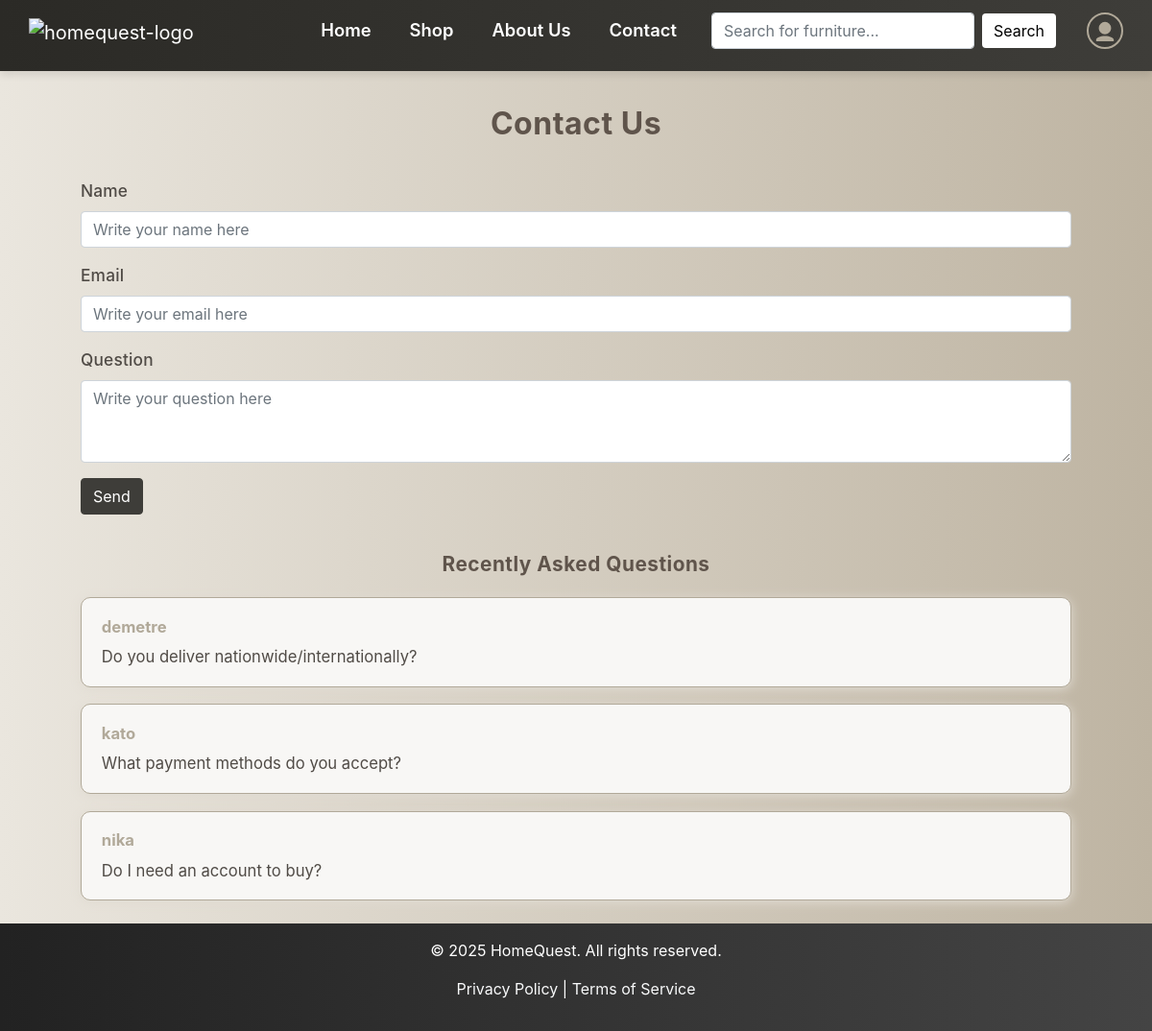
The app's page /contact with its own data.
### tables this page shows
CREATE TABLE contacts (
                id INTEGER PRIMARY KEY AUTOINCREMENT,
                name TEXT NOT NULL,
                email TEXT NOT NULL,
                question TEXT NOT NULL
            );

### main.py (the view)
@app.route('/contact')
def contact():
    conn = sqlite3.connect('HomeQuest.db')
    c = conn.cursor()
    c.execute('SELECT * FROM contacts')
    rows = c.fetchall()
    conn.close()
    questions = []
    for row in rows:
        questions.append({'id': row[0], 'name': row[1], 'email': row[2], 'question': row[3]})
    return render_template('contact.html', questions=questions)

### templates/contact.html (shortened to what this page needs)
<!doctype html>
<html lang="en">
<head>
    <link rel="stylesheet" href="https://cdn.jsdelivr.net/npm/bootstrap@4.4.1/dist/css/bootstrap.min.css"
>
</head>
<body>
{% include 'header.html' %}
<div class="content-wrapper">
    <div class="main-box">
        <h2 class="contact-title">Contact Us</h2>
        <form action="/add_question" method="POST">
            <div class="form-group">
                <label for="exampleFormControlInput1">Name</label>
                <input type="text" class="form-control" id="exampleFormControlInput1" name="name"
                       placeholder="Write your name here" required>
            </div>
            <div class="form-group">
                <label for="exampleFormControlInput2">Email</label>
                <input type="email" class="form-control" id="exampleFormControlInput2" name="mail"
                       placeholder="Write your email here" required>
            </div>
            <div class="form-group">
                <label for="exampleFormControlTextarea1">Question</label>
                <textarea class="form-control" id="exampleFormControlTextarea1" name="question" rows="3"
                          placeholder="Write your question here" required></textarea>
            </div>
            <button type="submit" class="btn btn-brown">Send</button>
        </form>
    </div>
    <div class="main-box faq-section">
        <h4 class="contact-title" style="font-size:1.3rem; margin-bottom:1em;">Recently Asked Questions</h4>
        <div class="accordion" id="faqAccordion">
            {% if questions %}
                {% for question in questions %}
                <div style="background:#f8f7f5; border:1.5px solid #b1a999; border-radius:10px; font-size:1.04rem; color:#504b46; margin-bottom:1.1rem; box-shadow:0 2px 12px #e0dbd2; padding:1.1rem 1.3rem;">
                    <strong style="color:#b1a999;">{{question['name']}}</strong>
                    <div style="margin-top: 0.4em;">{{question['question']}}</div>
                </div>
                {% endfor %}
            {% else %}
                <div class="alert alert-secondary" role="alert" style="color:#6b655c; background:#f8f7f5; border:1.5px solid #b1a999;">
                    No messages yet.
                </div>
            {% endif %}
        </div>
    </div>
</div>
<div class="footer-wrapper">
    {% include 'footer.html' %}
</div>
</body>
</html>

### templates/contact.html (style rules this page uses)
html, body { height: 100%; }
body { min-height: 100vh; display: flex; flex-direction: column; }
.content-wrapper { flex: 1 0 auto; }
.footer-wrapper { flex-shrink: 0; }
body { background: linear-gradient(to right, #eae6de, #beb4a2); font-family: 'Poppins', sans-serif; color: #504b46; min-height: 100vh; }
.main-box { width: 86%; margin-left: 7%; margin-top: 3%; margin-bottom: 2%; }
.contact-title { color: #5f544b; font-weight: bold; font-size: 2rem; letter-spacing: 0.5px; margin-bottom: 1.2em; text-align: center; }
.form-group label { color: #504b46; font-weight: 500; font-size: 1.08rem; letter-spacing: 0.2px; }
.btn-brown { background-color: #3e3d39 !important; border-color: #3e3d39 !important; color: #fff !important; font-weight: 500; transition: background 0.2s, box-shadow 0.2s, border 0.2s; border-radius: 6px; box-shadow: none !important; }
.faq-section { margin-top: 2.5rem; }

### records on screen
contacts: name "demetre", question "Do you deliver nationwide/internationally?"
contacts: name "kato", question "What payment methods do you accept?"
contacts: name "nika", question "Do I need an account to buy?"
